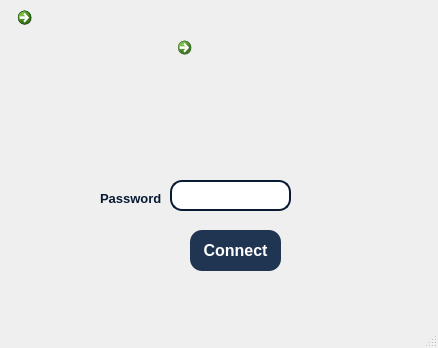
<?xml version="1.0" encoding="UTF-8"?>
<ui version="4.0">
 <class>MainWindow</class>
 <widget class="QMainWindow" name="MainWindow">
  <property name="geometry">
   <rect>
    <x>0</x>
    <y>0</y>
    <width>438</width>
    <height>348</height>
   </rect>
  </property>
  <property name="windowTitle">
   <string>MainWindow</string>
  </property>
  <widget class="QWidget" name="centralwidget">
   <widget class="QLineEdit" name="lineEdit_4">
    <property name="geometry">
     <rect>
      <x>170</x>
      <y>180</y>
      <width>121</width>
      <height>31</height>
     </rect>
    </property>
    <property name="font">
     <font>
      <pointsize>6</pointsize>
     </font>
    </property>
    <property name="styleSheet">
     <string notr="true">border: 2px solid  rgb(9, 26, 52); 
border-radius: 12px;
padding: 10px 15px;</string>
    </property>
    <property name="echoMode">
     <enum>QLineEdit::Password</enum>
    </property>
    <property name="placeholderText">
     <string/>
    </property>
   </widget>
   <widget class="QCommandLinkButton" name="commandLinkButton_7">
    <property name="geometry">
     <rect>
      <x>10</x>
      <y>0</y>
      <width>51</width>
      <height>51</height>
     </rect>
    </property>
    <property name="cursor">
     <cursorShape>PointingHandCursor</cursorShape>
    </property>
    <property name="text">
     <string/>
    </property>
    <property name="icon">
     <iconset>
      <normaloff>back_icon.png</normaloff>back_icon.png</iconset>
    </property>
    <property name="iconSize">
     <size>
      <width>40</width>
      <height>40</height>
     </size>
    </property>
   </widget>
   <widget class="QCommandLinkButton" name="Ala">
    <property name="geometry">
     <rect>
      <x>170</x>
      <y>30</y>
      <width>121</width>
      <height>141</height>
     </rect>
    </property>
    <property name="cursor">
     <cursorShape>ArrowCursor</cursorShape>
    </property>
    <property name="text">
     <string/>
    </property>
    <property name="icon">
     <iconset>
      <normaloff>../ala.png</normaloff>../ala.png</iconset>
    </property>
    <property name="iconSize">
     <size>
      <width>160</width>
      <height>160</height>
     </size>
    </property>
   </widget>
   <widget class="QLabel" name="label_17">
    <property name="geometry">
     <rect>
      <x>100</x>
      <y>190</y>
      <width>71</width>
      <height>16</height>
     </rect>
    </property>
    <property name="font">
     <font>
      <pointsize>10</pointsize>
      <weight>75</weight>
      <italic>false</italic>
      <bold>true</bold>
     </font>
    </property>
    <property name="styleSheet">
     <string notr="true">color: rgb(9, 26, 52);</string>
    </property>
    <property name="text">
     <string>Password</string>
    </property>
   </widget>
   <widget class="QLabel" name="label">
    <property name="geometry">
     <rect>
      <x>-430</x>
      <y>0</y>
      <width>971</width>
      <height>651</height>
     </rect>
    </property>
    <property name="text">
     <string/>
    </property>
    <property name="pixmap">
     <pixmap>../plan.jpg</pixmap>
    </property>
   </widget>
   <widget class="QPushButton" name="pushButton">
    <property name="enabled">
     <bool>true</bool>
    </property>
    <property name="geometry">
     <rect>
      <x>190</x>
      <y>230</y>
      <width>91</width>
      <height>41</height>
     </rect>
    </property>
    <property name="font">
     <font>
      <pointsize>12</pointsize>
      <weight>75</weight>
      <bold>true</bold>
     </font>
    </property>
    <property name="cursor">
     <cursorShape>PointingHandCursor</cursorShape>
    </property>
    <property name="styleSheet">
     <string notr="true">color: rgb(255, 255, 255);
background-color: rgb(32, 53, 82);
border-radius: 12px;
box-shadow: 0 8px 16px 0 rgba(0,0,0,0.2), 0 6px 20px 0 rgba(0,0,0,0.19);
box-shadow: 0 5px #666;
transform: translateY(4px) ;
</string>
    </property>
    <property name="inputMethodHints">
     <set>Qt::ImhNone</set>
    </property>
    <property name="text">
     <string>Connect</string>
    </property>
    <property name="icon">
     <iconset>
      <normaloff>../../../Desktop/GRAPHICS/UI/unlock.png</normaloff>../../../Desktop/GRAPHICS/UI/unlock.png</iconset>
    </property>
    <property name="checkable">
     <bool>false</bool>
    </property>
    <property name="checked">
     <bool>false</bool>
    </property>
    <property name="autoRepeat">
     <bool>false</bool>
    </property>
    <property name="autoExclusive">
     <bool>false</bool>
    </property>
    <property name="default">
     <bool>true</bool>
    </property>
    <property name="flat">
     <bool>false</bool>
    </property>
   </widget>
   <widget class="QCommandLinkButton" name="commandLinkButton_6">
    <property name="geometry">
     <rect>
      <x>10</x>
      <y>0</y>
      <width>51</width>
      <height>51</height>
     </rect>
    </property>
    <property name="cursor">
     <cursorShape>PointingHandCursor</cursorShape>
    </property>
    <property name="text">
     <string/>
    </property>
    <property name="icon">
     <iconset>
      <normaloff>back_icon.png</normaloff>back_icon.png</iconset>
    </property>
    <property name="iconSize">
     <size>
      <width>40</width>
      <height>40</height>
     </size>
    </property>
   </widget>
   <zorder>label</zorder>
   <zorder>lineEdit_4</zorder>
   <zorder>commandLinkButton_7</zorder>
   <zorder>Ala</zorder>
   <zorder>label_17</zorder>
   <zorder>pushButton</zorder>
   <zorder>commandLinkButton_6</zorder>
  </widget>
  <widget class="QMenuBar" name="menubar">
   <property name="geometry">
    <rect>
     <x>0</x>
     <y>0</y>
     <width>438</width>
     <height>21</height>
    </rect>
   </property>
  </widget>
  <widget class="QStatusBar" name="statusbar"/>
 </widget>
 <resources/>
 <connections/>
</ui>
